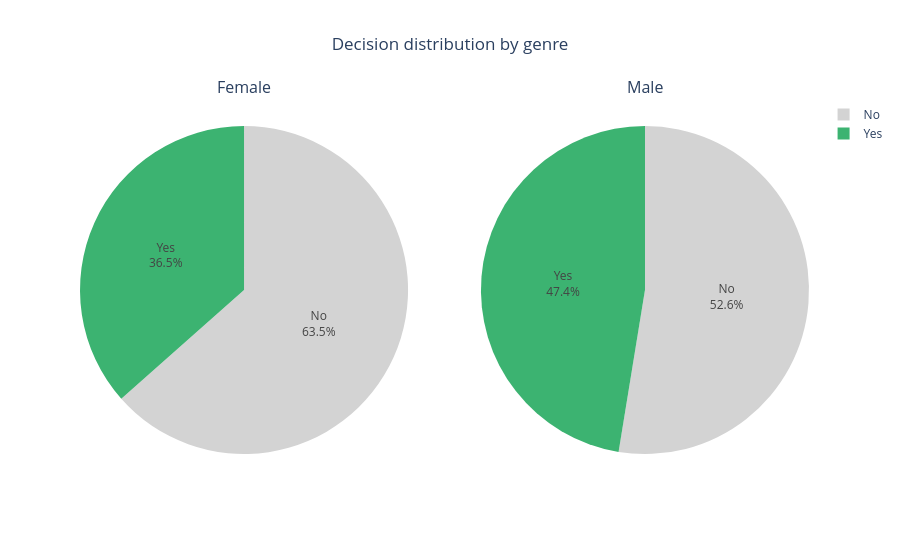

This figure's notebook cell:
### Code cell
fig = make_subplots(
    rows=1, cols=2, 
    specs=[[{'type':'domain'}, {'type':'domain'}]],  # important pour pie chart
    subplot_titles=["Female", "Male"]
)

fig.add_trace(go.Pie(labels=df_decision_female['decision_label'],
                    values=df_decision_female['proportion'],
                    textinfo='label+percent',
                    marker=dict(colors=['lightgray', 'mediumseagreen'])), 
            row=1, col=1)

fig.add_trace(go.Pie(labels=df_decision_male['decision_label'],
                    values=df_decision_male['proportion'],
                    textinfo='label+percent',
                    marker=dict(colors=['lightgray', 'mediumseagreen'])),
            row=1, col=2)

fig.update_layout(title_text="Decision distribution by genre", title_x=0.5)
fig.show()

### Figure 1 — Plotly figure (JSON) as saved in the notebook; plotly's stock layout.template omitted (floating-point values rounded to 4 significant figures)
{"data": [{"domain": {"x": [0, 0.45], "y": [0, 1]}, "labels": ["No", "Yes"], "marker": {"colors": ["lightgray", "mediumseagreen"]}, "textinfo": "label+percent", "type": "pie", "values": [63.46, 36.54]}, {"domain": {"x": [0.55, 1], "y": [0, 1]}, "labels": ["No", "Yes"], "marker": {"colors": ["lightgray", "mediumseagreen"]}, "textinfo": "label+percent", "type": "pie", "values": [52.58, 47.42]}], "layout": {"annotations": [{"font": {"size": 16}, "showarrow": false, "text": "Female", "x": 0.225, "xanchor": "center", "xref": "paper", "y": 1, "yanchor": "bottom", "yref": "paper"}, {"font": {"size": 16}, "showarrow": false, "text": "Male", "x": 0.775, "xanchor": "center", "xref": "paper", "y": 1, "yanchor": "bottom", "yref": "paper"}], "title": {"text": "Decision distribution by genre", "x": 0.5}}}
